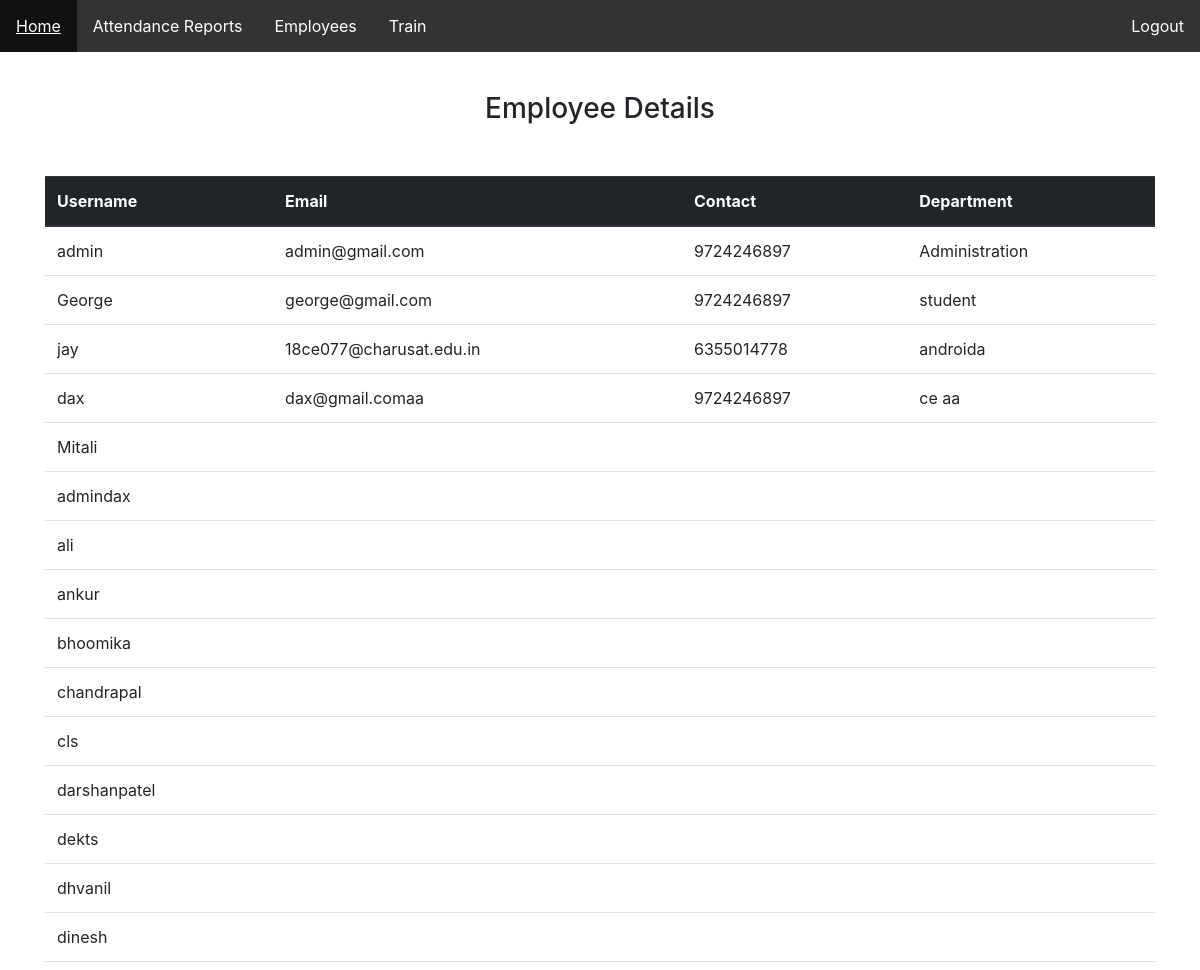
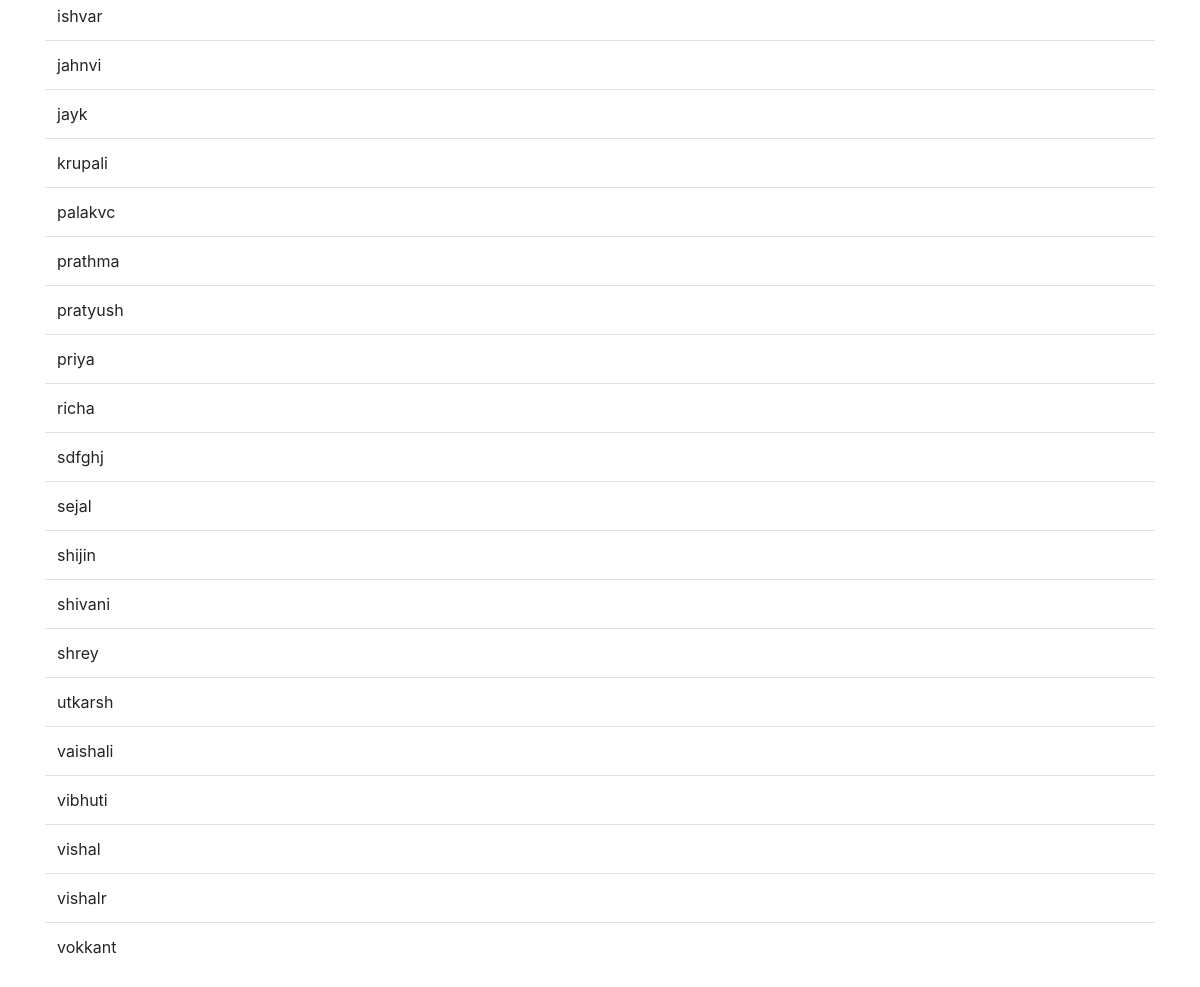
The page /view_employees (signed in) on the database its author committed (2 pictures, top to bottom).
### users/models.py (models this page shows)
class User_details(models.Model):
	user=models.ForeignKey(User,on_delete=models.CASCADE)
	email=models.CharField(max_length=120)
	contact=models.CharField(max_length=10)
	department=models.CharField(max_length=100)

### recognition/views.py (the view)
# urls.py: path('view_employees',recog_views.view_employee,name="view-employees"),
@login_required
def view_employee(request):
	qs=User_details.objects.order_by('user')
	qs1=User.objects.order_by('username')
	l1=[]
	l=[]
	x=[]
	y={""}
	for i in qs:
		d=u(i.user,i.email,i.contact,i.department)
		l.append(d)
		a=d.user
		print("in 1st:",a)
		x.append(a)
	for i in x:
		y.add(i.username)
	for i in qs1:
		if i.username  in y:
			print('')
		else:
			print("not in list",i.username,y)
			d=u(i.username,'','','')
			l.append(d)
	return render(request,'recognition/view_employees.html',{'qs':qs,'l':l})

### recognition/templates/recognition/view_employees.html (shortened to what this page needs)
{% load static %}
{% load crispy_forms_tags %}
<!DOCTYPE html>
<html>
<head>
   <link rel="stylesheet" href="https://maxcdn.bootstrapcdn.com/bootstrap/4.0.0/css/bootstrap.min.css">
</head>
<body>
  <ul class="u">
    <li class="active"><a href="{%url 'dashboard' %}" style="color: white;">Home</a></li>
    <li class="dropdown">
      <button class="dropbtn">Attendance Reports</button>
    </li>
    <li class="dropdown">
      <button class="dropbtn">Employees</button>
      <li><a href="{%url 'train' %}">Train</a></li>
    </li>
    <li style="float:right"><a href="{% url 'logout' %}">Logout</a></li>
  </ul>
<div style="margin-top:30px;margin-left: 200px;margin-right: 200px ;background-color:rgba(255, 255, 255, 0.521);padding: 10px;">
<h3 align="center">Employee Details</h3></div>
<div class="container">
{%if qs%}
<table class="table"  style="margin-top: 2em;">
   <thead class="thead-dark">
   <tr>
       <th scope="col">Username</th>
       <th scope="col" >Email</th>
       <th scope="col" >Contact</th>
       <th scope="col" >Department</th>
   </tr>
</thead>
<tbody>
      {% for i in l %}
            <tr>
              <td>{{ i.user}}</td>
              <td>{{ i.email}}</td>
              <td>{{ i.contact}}</td>
              <td>{{ i.department}}</td>
            </tr>
      {%endfor%}
</tbody>
{%endif%}
</table>
</div>
</body>
</html>

### recognition/templates/recognition/view_employees.html (style rules this page uses)
body { background-image: linear-gradient(to bottom right, rgba(255, 255, 255, 1), rgba(255, 255, 255, 0.6)); background-size: cover; }
.u { list-style-type: none; margin: 0; padding: 0; overflow: hidden; background-color: #333; }
li { float: left; border-right:0px solid #bbb; }
li:last-child { border-right: none; }
li a { display: block; color: white; text-align: center; padding: 14px 16px; text-decoration: none; }
.active { background-color: #4CAF50; }
.dropbtn { background-color: #333; color: white; padding: 14px 16px; font-size: 16px; border: none; cursor: pointer; }
.dropdown { position: relative; display: inline-block; }

### rows shown on the page
User_details: email "admin@gmail.com", contact "9724246897", department "Administration"
User_details: email "george@gmail.com", contact "9724246897", department "student"
User_details: email "18ce077@charusat.edu.in", contact "6355014778", department "androida"
User_details: email "dax@gmail.comaa", contact "9724246897", department "ce aa"

### other values the page prints
{{ i.user }} "admin" "George" "jay" "dax" "Mitali" "admindax" "ali" "ankur" "bhoomika" "chandrapal" "cls" "darshanpatel" "dekts" "dhvanil" "dinesh" "ishvar" "jahnvi" "jayk" "krupali" "palakvc" "prathma" "pratyush" "priya" "richa" "sdfghj" "sejal" "shijin" "shivani" "shrey" "utkarsh" "vaishali" "vibhuti" "vishal" "vishalr" "vokkant"
